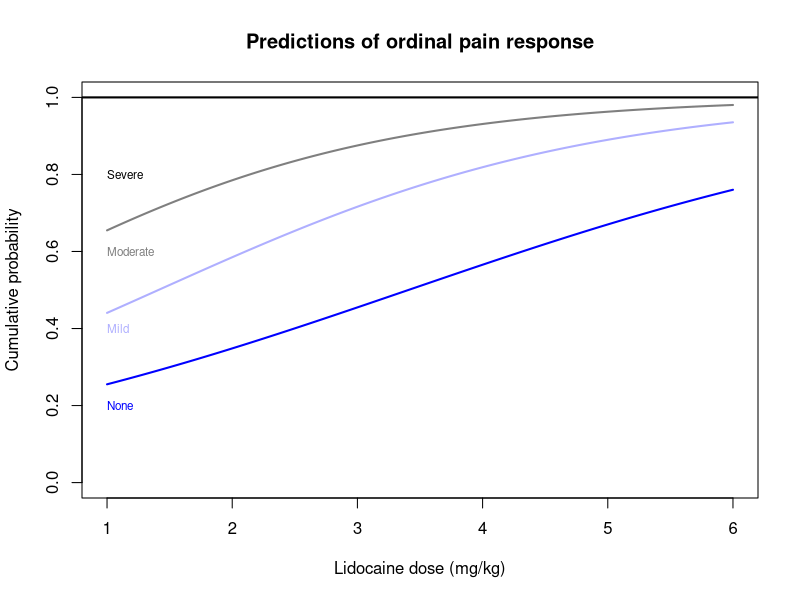
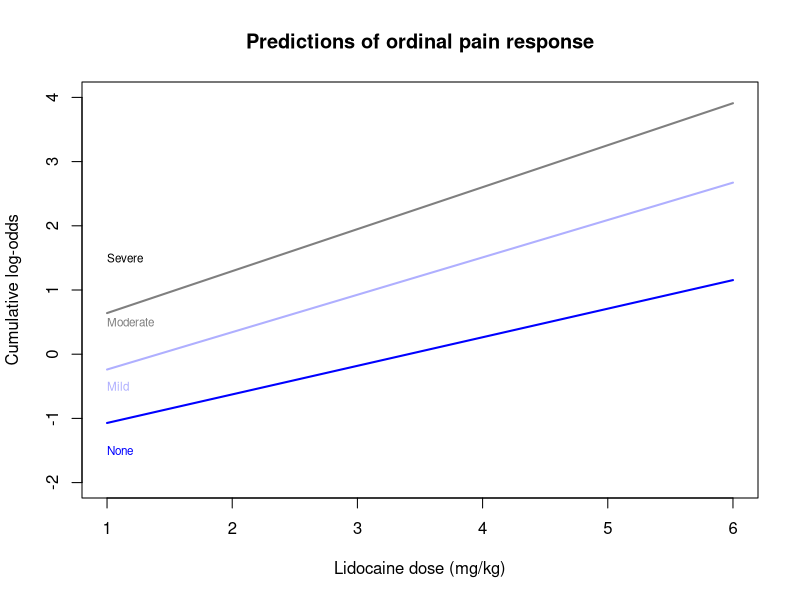
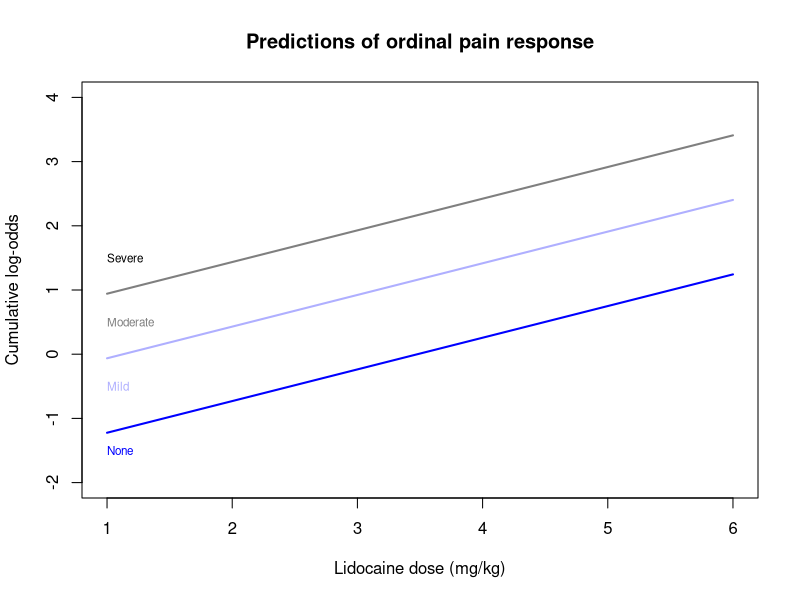

Here is the R script that generated these plots, in order:
## ---- chunk 1
#| code-fold: true
#| fig-cap: "Generalized ordinal logistic regression (response scale)"

set.seed(1621)
library(MASS)
library(VGAM)
n <- 1000

dose <- sample(seq(1.5,6,0.5), size=n, replace=TRUE)
hair <- sample(c("dark","blond","red"), size=n, replace=TRUE, prob=c(0.60,0.25,0.15))
hair <- factor(hair, levels=c("dark","blond","red"))
is_blond <- as.numeric(hair=="blond")
is_red <- as.numeric(hair=="red")

theta <- c(-1.6, -0.5, 0.3)
beta_dose <- -0.5
beta_blond <- -0.15
beta_red <- 0.6

eta <- beta_dose * as.numeric(dose) + beta_blond * is_blond + beta_red * is_red
g1 <- plogis(theta[1] - eta)
g2 <- plogis(theta[2] - eta)
g3 <- plogis(theta[3] - eta)

p1 <- g1; p2 <- g2 - g1; p3 <- g3 - g2; p4 <- 1 - g3

u <- runif(n)
pain_num <- ifelse(u <= (g1-0.01*dose), 1,
            ifelse(u <= g2, 2,
            ifelse(u <= (g3+0.01*dose), 3, 4)))
pain_cat<- factor(pain_num, levels=1:4, labels=c("None","Mild","Moderate","Severe"), ordered=TRUE)

pain <- data.frame(pain_cat,pain_num,dose,hair)

pain.olr <- vglm(pain_cat ~ dose, data=pain, family='cumulative')

pocolors <- c('#0000ff','#0000ff50','#00000080','#000000')
xseq <- data.frame(dose=seq(1,6,0.01))
plot(x=c(1,6),y=c(0,1),type='n',
     main='Predictions of ordinal pain response',
     ylab='Cumulative probability',xlab='Lidocaine dose (mg/kg)')
lines(x=xseq$dose,y=predictvglm(pain.olr,newdata=xseq,type='response')[,1],
      col=pocolors[1],lwd=2)
lines(x=xseq$dose,y=rowSums(predictvglm(pain.olr,newdata=xseq,type='response')[,1:2]),
      col=pocolors[2],lwd=2)
lines(x=xseq$dose,y=rowSums(predictvglm(pain.olr,newdata=xseq,type='response')[,1:3]),
      col=pocolors[3],lwd=2)
abline(h=1,lwd=2)
text(x=1,c(0.2,0.4,0.6,0.8),levels(pain_cat),adj=0,col=pocolors,cex=0.7)
## ---- chunk 2
#| code-fold: true
#| fig-cap: "Generalized ordinal logistic regression (link scale)"
plot(x=c(1,6),y=c(-2,4),type='n',
     main='Predictions of ordinal pain response',
     ylab='Cumulative log-odds',xlab='Lidocaine dose (mg/kg)')
lines(x=xseq$dose,y=predictvglm(pain.olr,newdata=xseq,type='link')[,1],
      col=pocolors[1],lwd=2)
lines(x=xseq$dose,y=predictvglm(pain.olr,newdata=xseq,type='link')[,2],
      col=pocolors[2],lwd=2)
lines(x=xseq$dose,y=predictvglm(pain.olr,newdata=xseq,type='link')[,3],
      col=pocolors[3],lwd=2)
text(x=1,c(-1.5,-0.5,0.5,1.5),levels(pain_cat),adj=0,col=pocolors,cex=0.7)
## ---- chunk 3
#| code-fold: true
#| fig-cap: "Proportional-odds logistic regression (link scale)"

pain.polr <- polr(pain_cat ~ dose, data=pain, method="logistic")

plot(x=c(1,6),y=c(-2,4),type='n',
     main='Predictions of ordinal pain response',
     ylab='Cumulative log-odds',xlab='Lidocaine dose (mg/kg)')
lines(x=xseq$dose,y=pain.polr$zeta[1]-xseq$dose*pain.polr$coefficients,
      col=pocolors[1],lwd=2)
lines(x=xseq$dose,y=pain.polr$zeta[2]-xseq$dose*pain.polr$coefficients,
      col=pocolors[2],lwd=2)
lines(x=xseq$dose,y=pain.polr$zeta[3]-xseq$dose*pain.polr$coefficients,
      col=pocolors[3],lwd=2)
text(x=1,c(-1.5,-0.5,0.5,1.5),levels(pain_cat),adj=0,col=pocolors,cex=0.7)
